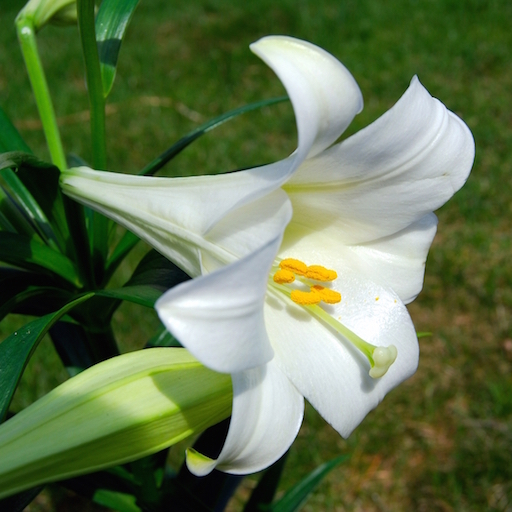
#> input picture 5. Python数据分析+人工智能/2. 机器学习/Day1/lily.jpg, 512 x 512 px, given in place of lily.png, which was not available
$ python 10_edge.py   (older library calls are emulated)
#> lines starting #> are read from the running program, lines starting #| are printed output that depends on the picture; after the words box and inside, x2 and y2 are one past the last pixel; in counts of white or black regions, pixels touching at a corner belong together; pictures that were not available may be replaced by others from this repository, and a replacement may not be noted
import cv2

im = cv2.imread('../data/lily.png', 0)
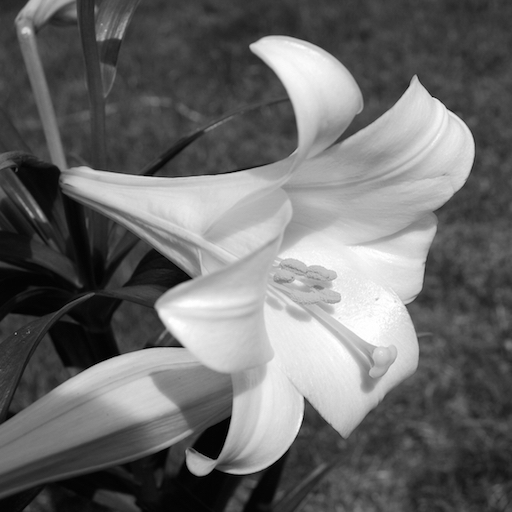
#> im: shape (512, 512); min 0, max 255, mean 106.7
cv2.imshow('im', im)

sobel = cv2.Sobel(im, cv2.CV_64F, 1, 1, ksize=5)
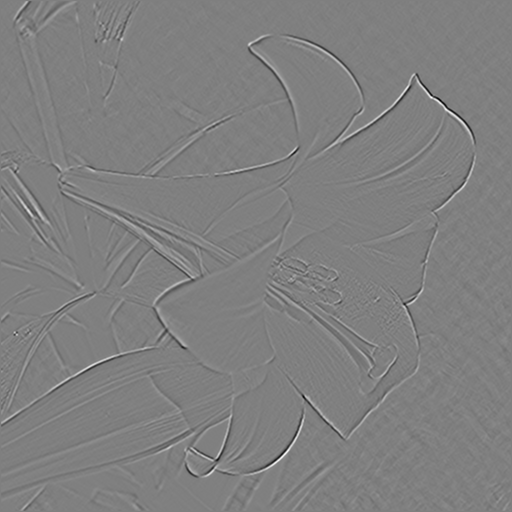
#> sobel: shape (512, 512) float64; min -1488, max 1477, mean 0; drawn with min black and max white
cv2.imshow('sobel', sobel)
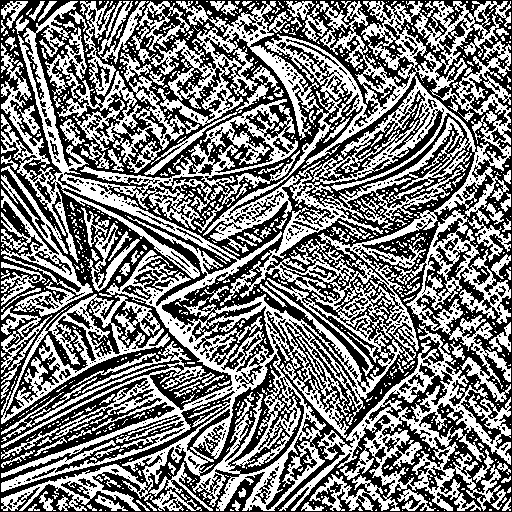
#> window 'sobel': shape (512, 512); 48.5% white; 996 white regions (844 under 20 px), largest, box (x1, y1, x2, y2) and area: (1, 1, 511, 511) 87200, (394, 209, 511, 402) 5526, (1, 294, 170, 424) 4820

laplacian = cv2.Laplacian(im, cv2.CV_64F, ksize=5)
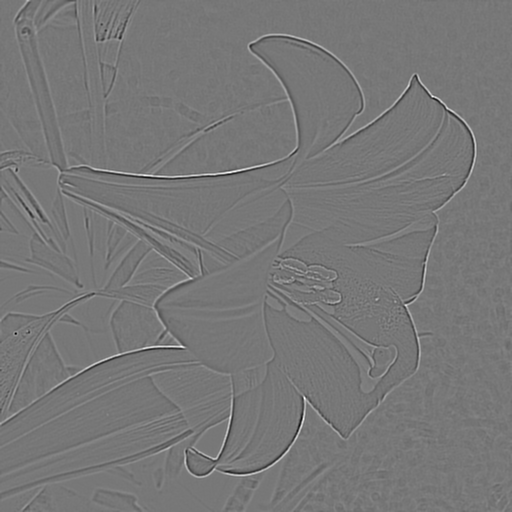
#> laplacian: shape (512, 512) float64; min -4204, max 4744, mean -0.1; drawn with min black and max white
cv2.imshow('laplacian', laplacian)
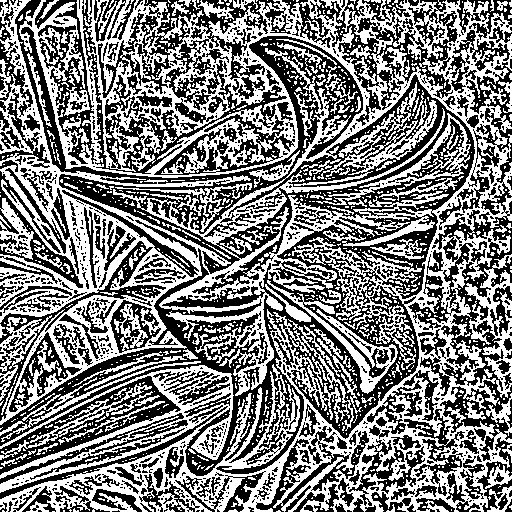
#> window 'laplacian': shape (512, 512); 49.4% white; 1174 white regions (1006 under 20 px), largest, box (x1, y1, x2, y2) and area: (0, 0, 512, 512) 101936, (294, 82, 437, 186) 2266, (267, 280, 398, 394) 1867

canny = cv2.Canny(im, 50, 140)
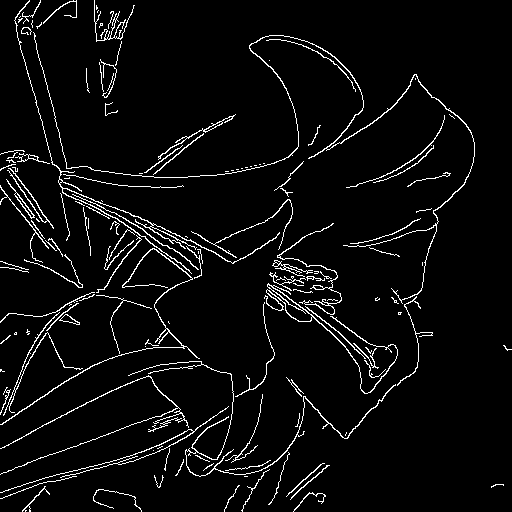
#> canny: shape (512, 512); 4.7% white in thin lines or dots
cv2.imshow('canny', canny)

cv2.waitKey()
cv2.destroyAllWindows()
